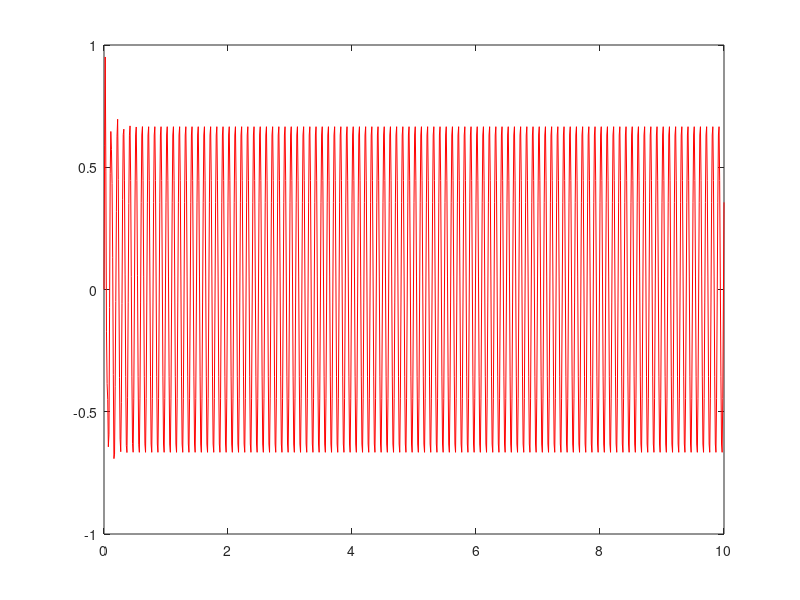

Write MATLAB code to recreate this figure.

samplingPeriod = 1/100; # seconds per sample
endSecond = 10; # seconds

freq1 = 0.1 * (1/samplingPeriod); 
amp1 = 1;
inputAtTarget = @(t) amp1 * sin(2*pi*freq1 * t);

outputPropagationDelay = 2; # samples
outputHistory = zeros(outputPropagationDelay,1);

times = 0:samplingPeriod:endSecond;
NSamples = length(0:samplingPeriod:endSecond);
inputs = zeros(NSamples,1);
outputs = zeros(NSamples,1);
cnt = 0;
for t = 0:samplingPeriod:endSecond 
    cnt = cnt + 1;
    inputs(cnt) = inputAtTarget(t);
    outputs(cnt) = outputHistory(outputPropagationDelay);
    error = inputs(cnt) + outputs(cnt);
    outputHistory(2:outputPropagationDelay) = outputHistory(1:outputPropagationDelay-1);
    outputHistory(1) = -0.8*error;
endfor;

plot(times,inputs+outputs,'r-');
